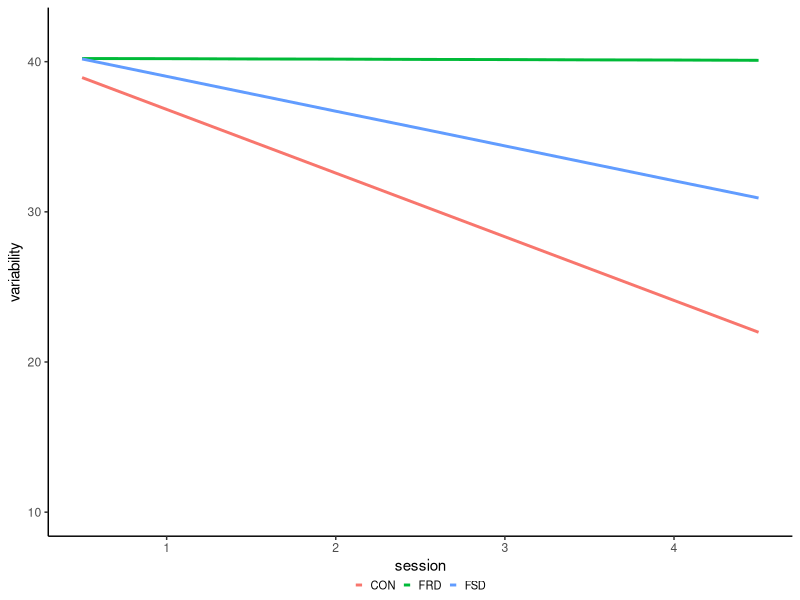
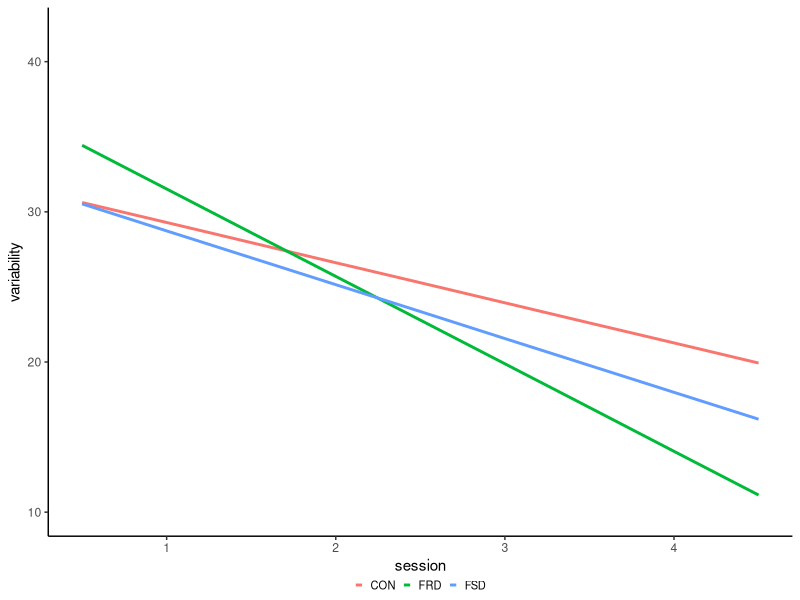
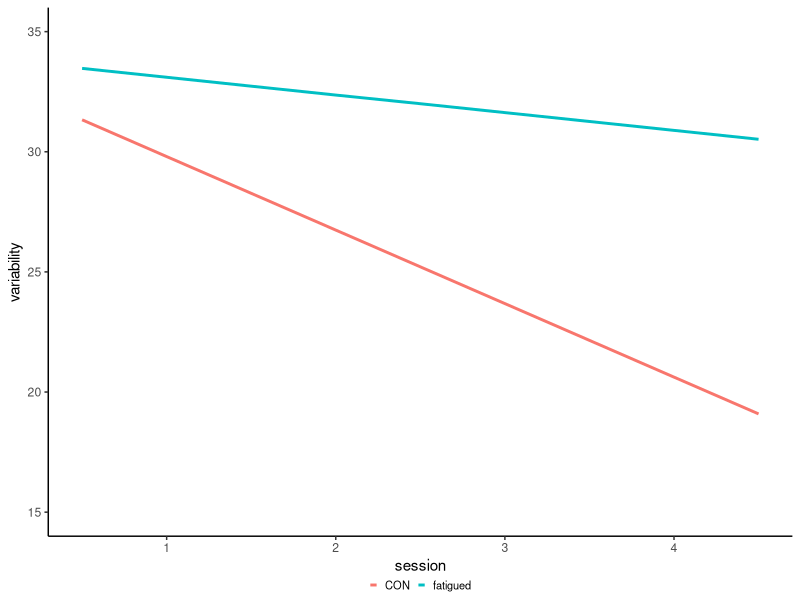
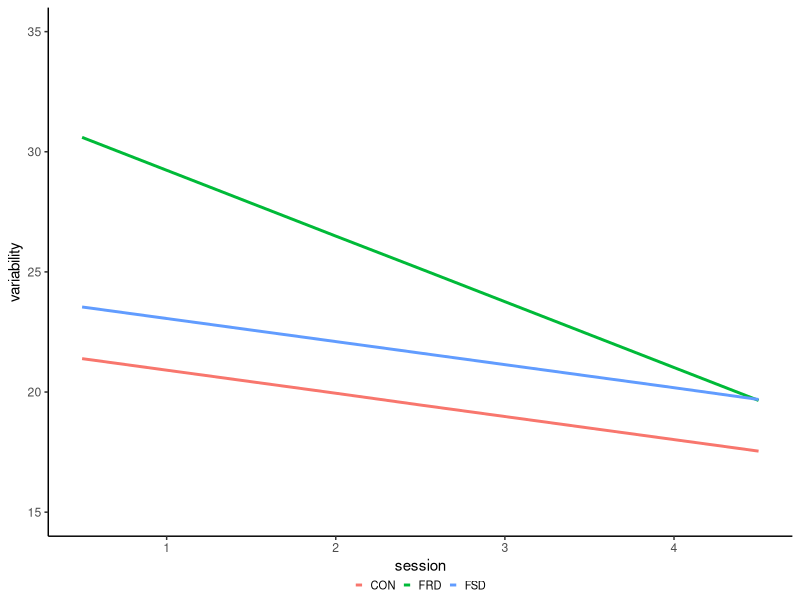
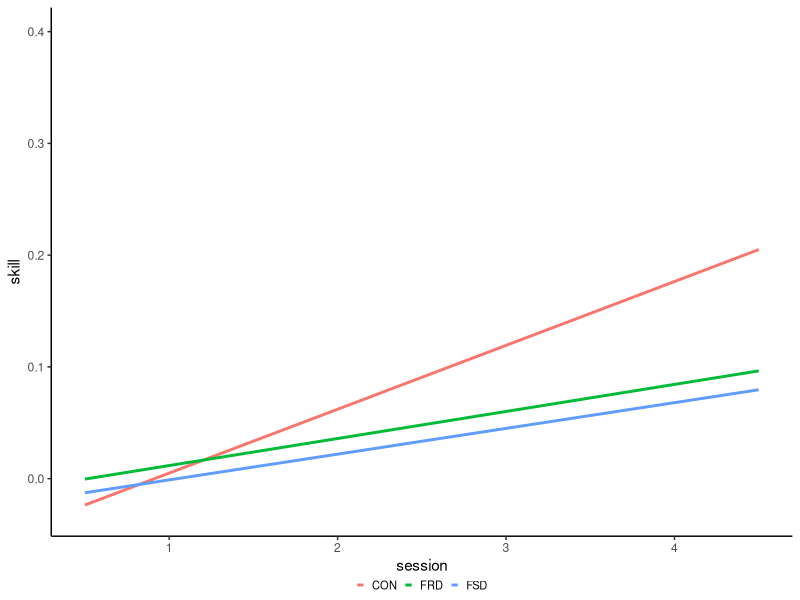
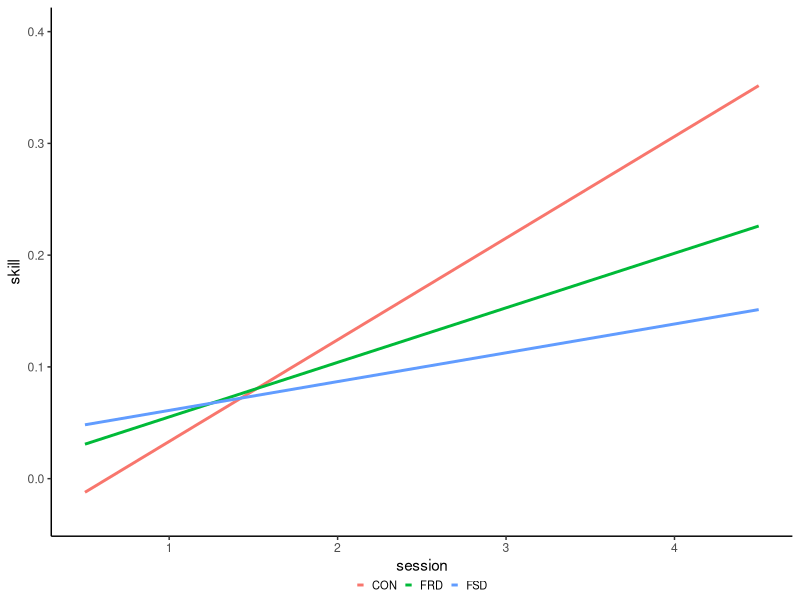

R code for these plots, in order:
# Peripheral fatigues detrimental effect on motor training - underlying mechanisms
#  - Plotting
#
# Author: Joshua Gantner
# eMail:  josh.gantner@gmail.com

# 0. SETUP
# set working directory
setwd('/Users/joshuagantner/Library/CloudStorage/OneDrive-UniversitätZürichUZH/Files/Studium/Masterarbeit/0 v9')
# load packages - in case of missing package, install with 'install.packages("packagename")'
library(ggplot2)
library(tidyr)
library(ggthemes) 
# set theme - prefered themes: theme_classic(), theme_stata(), theme_hc()
theme_set(theme_classic())
mytheme <- theme(legend.position = "bottom", 
                 legend.margin = margin(-8, 1, 1, 1),
                 legend.key.size = unit(0.2, 'cm'), 
                 legend.text = element_text(size=8))
line_width = 1

# 1. PLOT 2-DAY MODEL
# modelFull
tableFull <- data.frame(
  time = c(0, 0.5, 1, 1.5, 2, 2.5, 3, 3.5, 4, 5, 5.5, 6, 6.5, 7, 7.5, 8, 8.5, 9),
  CON = c(38.94, 36.82, 34.70, 32.58, 30.46, 28.34, 26.22, 24.10, 21.98, 30.62, 29.29, 27.95, 26.61, 25.28, 23.94, 22.60, 21.27, 19.93),
  FSD = c(40.18, 39.02, 37.86, 36.70, 35.55, 34.39, 33.23, 32.07, 30.92, 30.53, 28.73, 26.94, 25.15, 23.36, 21.56, 19.77, 17.98, 16.19),
  FRD = c(40.21, 40.20, 40.18, 40.17, 40.15, 40.14, 40.12, 40.11, 40.09, 34.43, 31.52, 28.61, 25.70, 22.79, 19.88, 16.97, 14.05, 11.14)
)
# Reshape data to long format
table_long <- gather(tableFull, key = "group", value = "value", -time)

# plot full model day 1
table_long_d1 <- subset(table_long, table_long$time<=4)
plotFullD1 <- ggplot(table_long_d1, aes(x=time, y=value, group=group, color=group)) +
  geom_line(linewidth = line_width) +
  ylim(10,42)+
  labs(x = "session", y = "variability") +
  scale_x_continuous(breaks = c(0.5, 1.5, 2.5, 3.5), labels = c(1, 2, 3, 4))+
  #ggtitle("training day") +
  guides(color = guide_legend(title = NULL)) +
  mytheme
ggsave("plotFullD1.png", plot = plotFullD1, width = 6, height = 5, units = "cm", dpi = 300)


# plot full model day 2
table_long_d2 <- subset(table_long, table_long$time>=5)
plotFullD2 <- ggplot(table_long_d2, aes(x=time, y=value, group=group, color=group)) +
  geom_line(linewidth = line_width) +
  ylim(10,42)+
  labs(x = "session", y = "variability") +
  scale_x_continuous(breaks = c(5.5, 6.5, 7.5, 8.5), labels = c(1, 2, 3, 4))+
  #ggtitle("control day") +
  guides(color = guide_legend(title = NULL),
         ) +
  mytheme
ggsave("plotFullD2.png", plot = plotFullD2, width = 6, height = 5, units = "cm", dpi = 300)

# 2. PLOT 1-DAY MODELS
# training day
tableD1 <- data.frame(
  time = c(0, 0.5, 1, 1.5, 2, 2.5, 3, 3.5, 4),
  CON = c(31.33, 29.80, 28.27, 26.74, 25.21, 23.68, 22.15, 20.62, 19.09),
  fatigued = c(33.47, 33.10, 32.73, 32.36, 32.00, 31.63, 31.26, 30.89, 30.52)
)
# Reshape data to long format
table_long <- gather(tableD1, key = "group", value = "value", -time)
# plot
plotSingleD1 <- ggplot(table_long, aes(x=time, y=value, group=group, color=group)) +
  geom_line(linewidth = line_width) +
  ylim(15,35)+
  labs(x = "session", y = "variability") +
  scale_x_continuous(breaks = c(0.5, 1.5, 2.5, 3.5), labels = c(1, 2, 3, 4))+
  ##ggtitle("training day") +
  guides(color = guide_legend(title = NULL)) +
  mytheme
ggsave("plotSingleD1.png", plot = plotSingleD1, width = 6, height = 5, units = "cm", dpi = 300)

# control day
tableD2 <- data.frame(
  time = c(5, 5.5, 6, 6.5, 7, 7.5, 8, 8.5, 9),
  CON = c(21.39, 20.91, 20.43, 19.95, 19.46, 18.98, 18.50, 18.02, 17.54),
  FSD = c(23.54, 23.06, 22.58, 22.10, 21.62, 21.14, 20.66, 20.18, 19.69),
  FRD = c(30.60, 29.23, 27.86, 26.49, 25.13, 23.76, 22.39, 21.02, 19.65)
)
# Reshape data to long format
table_long <- gather(tableD2, key = "group", value = "value", -time)
# plot
plotSingleD2 <- ggplot(table_long, aes(x=time, y=value, group=group, color=group)) +
  geom_line(linewidth = line_width) +
  ylim(15,35)+
  labs(x = "session", y = "variability") +
  scale_x_continuous(breaks = c(5.5, 6.5, 7.5, 8.5), labels = c(1, 2, 3, 4))+
  #ggtitle("control day") +
  guides(color = guide_legend(title = NULL)) +
  mytheme
ggsave("plotSingleD2.png", plot = plotSingleD2, width = 6, height = 5, units = "cm", dpi = 300)

# 3. PLOT SKILL
# training day
skillD1 <- data.frame(
  time = c(0, 0.5, 1, 1.5, 2, 2.5, 3, 3.5, 4),
  CON = c(-0.02358741, 0.004983495, 0.0335544, 0.062125305, 0.09069621, 0.119267115, 0.14783802, 0.176408925, 0.20497983),
  FSD = c(-0.01261371, -0.001093545, 0.01042662, 0.021946785, 0.03346695, 0.044987115, 0.05650728, 0.068027445, 0.07954761),
  FRD = c(-0.000366, 0.011735815, 0.02383763, 0.035939445, 0.04804126, 0.060143075, 0.07224489, 0.084346705, 0.09644852)
)
# Reshape data to long format
table_long <- gather(skillD1, key = "group", value = "value", -time)
# plot
plotSkillD1 <- ggplot(table_long, aes(x=time, y=value, group=group, color=group)) +
  geom_line(linewidth = line_width) +
  ylim(-0.03,0.4)+
  labs(x = "session", y = "skill") +
  scale_x_continuous(breaks = c(0.5, 1.5, 2.5, 3.5), labels = c(1, 2, 3, 4))+
  ##ggtitle("training day") +
  guides(color = guide_legend(title = NULL)) +
  mytheme
ggsave("plotSkillD1.png", plot = plotSkillD1, width = 6, height = 5, units = "cm", dpi = 300)

# control day
skillD2 <- data.frame(
  time = c(5, 5.5, 6, 6.5, 7, 7.5, 8, 8.5, 9),
  CON = c(-0.01219876, 0.033286775, 0.07877231, 0.124257845, 0.16974338, 0.215228915, 0.26071445, 0.306199985, 0.35168552),
  FSD = c(0.04819877, 0.061085735, 0.0739727, 0.086859665, 0.09974663, 0.112633595, 0.12552056, 0.138407525, 0.15129449),
  FRD = c(0.03084196, 0.05524547, 0.07964898, 0.10405249, 0.128456, 0.15285951, 0.17726302, 0.20166653, 0.22607004)
)
# Reshape data to long format
table_long <- gather(skillD2, key = "group", value = "value", -time)
# plot
plotSkillD2 <- ggplot(table_long, aes(x=time, y=value, group=group, color=group)) +
  geom_line(linewidth = line_width) +
  ylim(-0.03,0.4)+
  labs(x = "session", y = "skill") +
  scale_x_continuous(breaks = c(5.5, 6.5, 7.5, 8.5), labels = c(1, 2, 3, 4))+
  #ggtitle("control day") +
  guides(color = guide_legend(title = NULL)) +
  mytheme
ggsave("plotSkillD2.png", plot = plotSkillD2, width = 6, height = 5, units = "cm", dpi = 300)